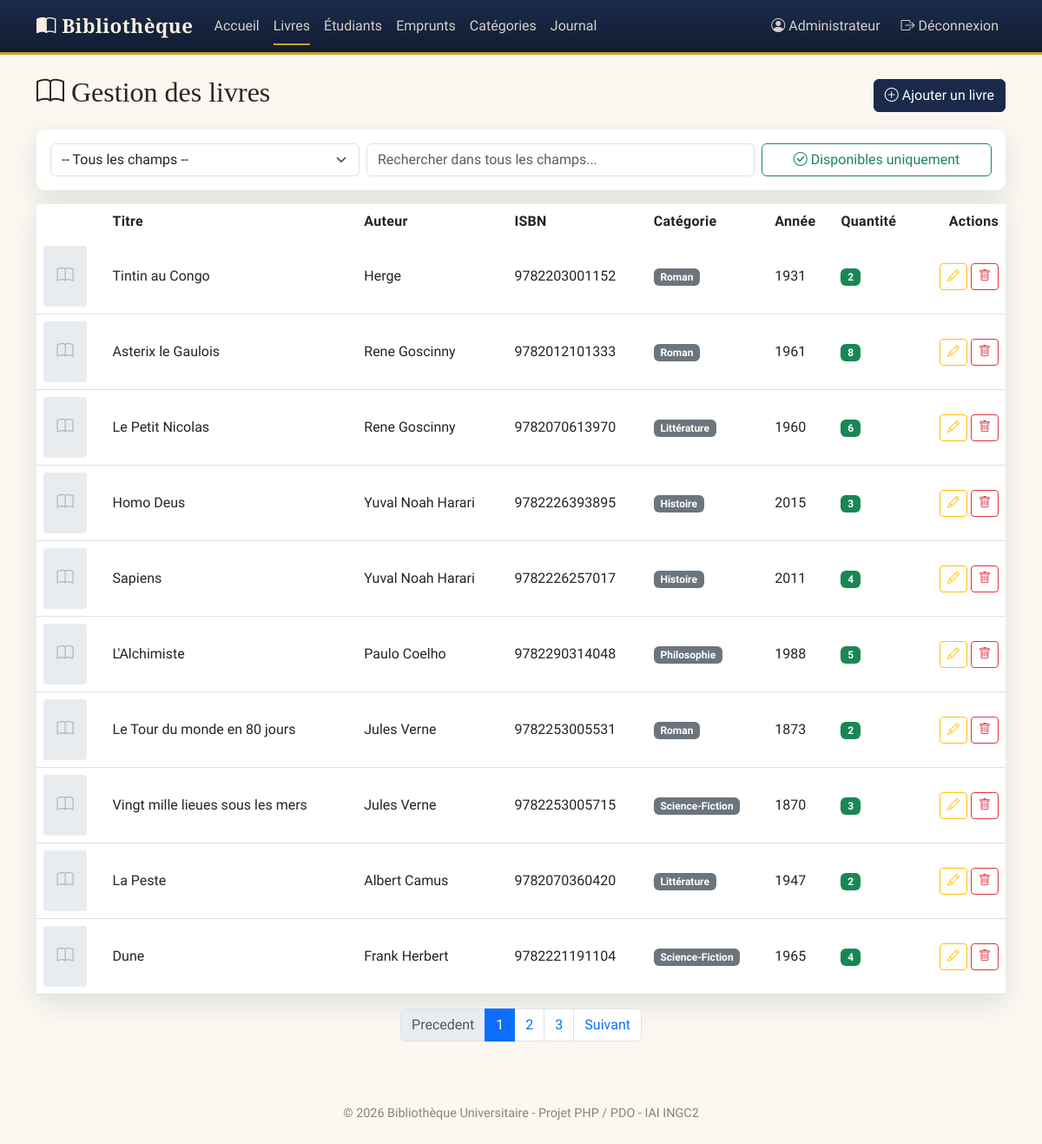
Screenshot of /views/livres/liste.php (signed in) with the database file from the repository.
### tables this page shows
CREATE TABLE livres (
    id INT AUTO_INCREMENT PRIMARY KEY,
    titre VARCHAR(150) NOT NULL,
    auteur VARCHAR(100) NOT NULL,
    isbn VARCHAR(20),
    annee INT,
    quantite INT NOT NULL DEFAULT 0,
    id_categorie INT NULL,
    couverture VARCHAR(255) NULL,
    FOREIGN KEY (id_categorie) REFERENCES categories(id)
);

CREATE TABLE categories (
    id INT AUTO_INCREMENT PRIMARY KEY,
    nom VARCHAR(50) NOT NULL UNIQUE
);

### models/livres.php (called while the page is built, shortened)
<?php
function db_livre_compter(string $recherche = '', string $filtre = 'tout'): int
{
    $pdo = get_pdo();
    $sql = 'SELECT COUNT(*) AS total FROM livres
            LEFT JOIN categories ON livres.id_categorie = categories.id';
    $stmt = $pdo->prepare($sql);
    $stmt->execute();
    return (int) $stmt->fetch()['total'];
}
function db_livre_lister(int $page = 1, int $parPage = 10, string $recherche = '', string $filtre = 'tout'): array
{
    $pdo = get_pdo();
    $offset = ($page - 1) * $parPage;
    $sql = 'SELECT livres.*, categories.nom AS categorie_nom
            FROM livres
            LEFT JOIN categories ON livres.id_categorie = categories.id';
    $sql .= ' ORDER BY livres.id DESC LIMIT :limite OFFSET :offset';
    $stmt = $pdo->prepare($sql);
    $stmt->bindValue(':limite', $parPage, PDO::PARAM_INT);
    $stmt->bindValue(':offset', $offset, PDO::PARAM_INT);
    $stmt->execute();
    return $stmt->fetchAll();
}

### controllers/livres.php (called while the page is built, shortened)
<?php
require_once __DIR__ . '/../models/livres.php';
require_once __DIR__ . '/../config/helpers.php';
function livre_obtenir_liste(int $page, string $recherche, string $filtre = 'tout'): array
{
    $total       = db_livre_compter($recherche, $filtre);
    $nombrePages = max(1, (int) ceil($total / ELEMENTS_PAR_PAGE));
    $page        = max(1, min($page, $nombrePages));
    $livres = db_livre_lister($page, ELEMENTS_PAR_PAGE, $recherche, $filtre);
    return [
        'livres'      => $livres,
        'page'        => $page,
        'nombrePages' => $nombrePages,
        'total'       => $total,
        'recherche'   => $recherche,
        'filtre'      => $filtre,
    ];
}

### config/helpers.php (called while the page is built, shortened)
<?php
function e(?string $valeur): string
{
    return htmlspecialchars($valeur ?? '', ENT_QUOTES, 'UTF-8');
}
function urlPagination(int $page, string $recherche = '', array $extraParams = []): string
{
    $params = ['page' => $page];
    foreach ($extraParams as $key => $value) {
        if ($value !== null && $value !== false && $value !== '') {
            $params[$key] = $value;
        }
    }
    return '?' . http_build_query($params);
}

### views/livres/_liste_contenu.php (the view, shortened to what this page needs)
<div class="card">
    <div class="table-responsive">
        <table class="table table-hover mb-0 align-middle">
            <thead>
                <tr>
                    <th></th>
                    <th>Titre</th>
                    <th>Auteur</th>
                    <th>ISBN</th>
                    <th>Catégorie</th>
                    <th>Année</th>
                    <th>Quantité</th>
                    <th class="text-end">Actions</th>
                </tr>
            </thead>
            <tbody>
                <?php foreach ($livres as $livre): ?>
                    <tr>
                        <td>
                            <?php if (!empty($livre['couverture']) && file_exists(__DIR__ . '/../../' . $livre['couverture'])): ?>
                                <img src="<?php echo BASE_URL . $livre['couverture']; ?>"
                                     alt="Couverture"
                                     style="width: 50px; height: 70px; object-fit: cover; border-radius: 4px;">
                            <?php else: ?>
                                <div style="width: 50px; height: 70px; background: #e9ecef; border-radius: 4px; display: flex; align-items: center; justify-content: center;">
                                    <i class="bi bi-book" style="color: #adb5bd; font-size: 1.2rem;"></i>
                                </div>
                            <?php endif; ?>
                        </td>
                        <td><?php echo e($livre['titre']); ?></td>
                        <td><?php echo e($livre['auteur']); ?></td>
                        <td><?php echo e($livre['isbn']); ?></td>
                        <td>
                            <?php if (!empty($livre['categorie_nom'])): ?>
                                <span class="badge bg-secondary"><?php echo e($livre['categorie_nom']); ?></span>
                            <?php else: ?>
                                <span class="text-muted">—</span>
                            <?php endif; ?>
                        </td>
                        <td><?php echo e((string) $livre['annee']); ?></td>
                        <td>
                            <?php if ((int) $livre['quantite'] === 0): ?>
                                <span class="badge bg-danger">Indisponible</span>
                            <?php else: ?>
                                <span class="badge bg-success"><?php echo (int) $livre['quantite']; ?></span>
                            <?php endif; ?>
                        </td>
                        <td class="text-end">
                            <a href="modifier.php?id=<?php echo (int) $livre['id']; ?>"
                               class="btn btn-sm btn-outline-warning">
                                <i class="bi bi-pencil"></i>
                            </a>
                            <a href="supprimer.php?id=<?php echo (int) $livre['id']; ?>"
                               class="btn btn-sm btn-outline-danger btn-supprimer"
                               title="Supprimer">
                                <i class="bi bi-trash"></i>
                            </a>
                        </td>
                    </tr>
                <?php endforeach; ?>
            </tbody>
        </table>
    </div>
</div>
<?php if (!$disponibleUniquement && $donneesListe['nombrePages'] > 1): ?>
    <nav class="mt-3">
        <ul class="pagination justify-content-center">
            <li class="page-item <?php echo $donneesListe['page'] <= 1 ? 'disabled' : ''; ?>">
                <a class="page-link" href="<?php echo urlPagination($donneesListe['page'] - 1, $recherche, ['filtre' => $filtre]); ?>">Precedent</a>
            </li>
            <?php for ($i = 1; $i <= $donneesListe['nombrePages']; $i++): ?>
                <li class="page-item <?php echo $i === $donneesListe['page'] ? 'active' : ''; ?>">
                    <a class="page-link" href="<?php echo urlPagination($i, $recherche, ['filtre' => $filtre]); ?>"><?php echo $i; ?></a>
                </li>
            <?php endfor; ?>
            <li class="page-item <?php echo $donneesListe['page'] >= $donneesListe['nombrePages'] ? 'disabled' : ''; ?>">
                <a class="page-link" href="<?php echo urlPagination($donneesListe['page'] + 1, $recherche, ['filtre' => $filtre]); ?>">Suivant</a>
            </li>
        </ul>
    </nav>
<?php endif; ?>

### assets/css/style.css (style rules this page uses)
:root { --ink: #1B2A4A; --ink-deep: #121D33; --parchment: #F6EFE0; --parchment-2:#EFE4CC; --brass: #C9A227; --brass-dark: #9C7C1D; --burgundy: #7A2E2E; --burgundy-2: #5C2222; --sage: #5B7B6B; --charcoal: #2A2620; --paper: #FBF8F1; --font-display: 'Playfair Display', Georgia, serif; --font-body: 'Work Sans', 'Segoe UI', sans-serif; --radius: 10px; --shadow-soft: 0 10px 30px rgba(27, 42, 74, 0.12); }
body { background-color: var(--paper); font-family: var(--font-body); color: var(--charcoal); }
.card { border: none; border-radius: var(--radius); box-shadow: var(--shadow-soft); }
.table thead { background-color: var(--ink); color: var(--parchment); }
.table thead th { font-weight: 600; letter-spacing: 0.02em; border-bottom: none; }

### rows the page displays
livres: titre "Tintin au Congo", auteur "Herge", isbn "9782203001152", id_categorie.nom "Roman", annee "1931", quantite "2"
livres: titre "Asterix le Gaulois", auteur "Rene Goscinny", isbn "9782012101333", id_categorie.nom "Roman", annee "1961", quantite "8"
livres: titre "Le Petit Nicolas", auteur "Rene Goscinny", isbn "9782070613970", id_categorie.nom "Littérature", annee "1960", quantite "6"
livres: titre "Homo Deus", auteur "Yuval Noah Harari", isbn "9782226393895", id_categorie.nom "Histoire", annee "2015", quantite "3"
livres: titre "Sapiens", auteur "Yuval Noah Harari", isbn "9782226257017", id_categorie.nom "Histoire", annee "2011", quantite "4"
livres: titre "L'Alchimiste", auteur "Paulo Coelho", isbn "9782290314048", id_categorie.nom "Philosophie", annee "1988", quantite "5"
livres: titre "Le Tour du monde en 80 jours", auteur "Jules Verne", isbn "9782253005531", id_categorie.nom "Roman", annee "1873", quantite "2"
livres: titre "Vingt mille lieues sous les mers", auteur "Jules Verne", isbn "9782253005715", id_categorie.nom "Science-Fiction", annee "1870", quantite "3"
livres: titre "La Peste", auteur "Albert Camus", isbn "9782070360420", id_categorie.nom "Littérature", annee "1947", quantite "2"
livres: titre "Dune", auteur "Frank Herbert", isbn "9782221191104", id_categorie.nom "Science-Fiction", annee "1965", quantite "4"

### other values shown
$_SESSION['utilisateur_nom'] "Administrateur"
